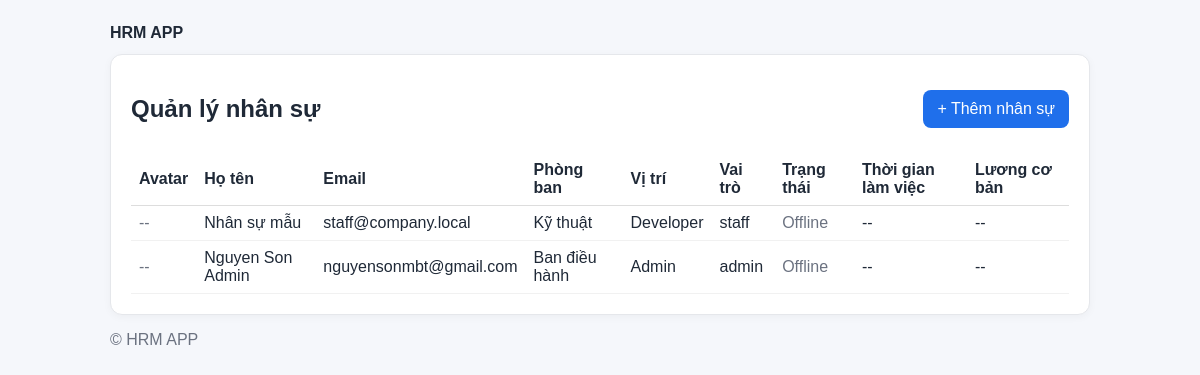
Page /employees (signed in) on the committed database.
### tables this page shows
CREATE TABLE IF NOT EXISTS users (
  id INT UNSIGNED AUTO_INCREMENT PRIMARY KEY,
  full_name VARCHAR(150) NOT NULL,
  email VARCHAR(150) NOT NULL UNIQUE,
  phone VARCHAR(20) NULL,
  address_ward VARCHAR(120) NULL,
  address_city VARCHAR(120) NULL,
  start_date DATE NULL,
  birth_date DATE NULL,
  base_salary BIGINT UNSIGNED NULL,
  password VARCHAR(255) NOT NULL,
  role ENUM('admin','manager','staff') NOT NULL DEFAULT 'staff',
  is_active TINYINT(1) NOT NULL DEFAULT 1,
  department_id INT UNSIGNED NULL,
  position_id INT UNSIGNED NULL,
  position VARCHAR(120) NULL,
  avatar_url VARCHAR(500) NULL,
  last_seen_at DATETIME NULL,
  created_at TIMESTAMP DEFAULT CURRENT_TIMESTAMP,
  updated_at TIMESTAMP DEFAULT CURRENT_TIMESTAMP ON UPDATE CURRENT_TIMESTAMP,
  CONSTRAINT fk_users_department FOREIGN KEY (department_id) REFERENCES departments(id) ON DELETE SET NULL,
  CONSTRAINT fk_users_position FOREIGN KEY (position_id) REFERENCES positions(id) ON DELETE SET NULL,
  KEY idx_users_is_active (is_active),
  KEY idx_users_last_seen (last_seen_at),
  KEY idx_users_role (role),
  KEY idx_users_department (department_id)
);

CREATE TABLE IF NOT EXISTS departments (
  id INT UNSIGNED AUTO_INCREMENT PRIMARY KEY,
  name VARCHAR(100) NOT NULL,
  description TEXT NULL,
  is_active TINYINT(1) NOT NULL DEFAULT 1,
  created_at TIMESTAMP DEFAULT CURRENT_TIMESTAMP,
  updated_at TIMESTAMP DEFAULT CURRENT_TIMESTAMP ON UPDATE CURRENT_TIMESTAMP
);

### app/bootstrap.php (called while the page is built, shortened)
<?php
function db(): PDO
{
    static $pdo;
    if ($pdo instanceof PDO) return $pdo;
    $cfg = require __DIR__ . '/../config/app.php';
    $db = $cfg['db'];
    $dsn = sprintf('mysql:host=%s;port=%d;dbname=%s;charset=%s', $db['host'], $db['port'], $db['database'], $db['charset']);
    $pdo = new PDO($dsn, $db['username'], $db['password'], [
        PDO::ATTR_ERRMODE => PDO::ERRMODE_EXCEPTION,
        PDO::ATTR_DEFAULT_FETCH_MODE => PDO::FETCH_ASSOC,
        PDO::ATTR_EMULATE_PREPARES => false,
        PDO::ATTR_PERSISTENT => true,
    ]);
    return $pdo;
}
function view(string $file, array $data = []): void
{
    extract($data);
    require __DIR__ . '/../views/' . $file . '.php';
}
function working_tenure_text(?string $startDate): string
{
    if (!$startDate) return '--';
}
function is_user_online(?string $lastSeenAt, int $minutes = 5): bool
{
    try {
        $last = new DateTime($lastSeenAt);
        $now = new DateTime();
        return ($now->getTimestamp() - $last->getTimestamp()) <= ($minutes * 60);
    } catch (Throwable $e) {
        return false;
    }
}
function site_settings(): array
{
    static $cache = null;
    if ($cache !== null) return $cache;
    try {
        $rows = db()->query('SELECT `key`,`value` FROM site_settings')->fetchAll();
        $cache = [];
        foreach ($rows as $r) $cache[$r['key']] = (string)($r['value'] ?? '');
    } catch (Throwable $e) {
        $cache = [];
    }
    return $cache;
}
function site_get(string $key, string $default = ''): string
{
    $s = site_settings();
    return isset($s[$key]) && $s[$key] !== '' ? $s[$key] : $default;
}

### views/employees/index.php (the view, shortened to what this page needs)
<?php require __DIR__ . '/../layouts/header.php'; ?>
<div class="card">
  <div style="display:flex;justify-content:space-between;align-items:center;gap:8px;flex-wrap:wrap">
    <h2>Quản lý nhân sự</h2>
    <a class="btn btn-primary" href="/employees/create">+ Thêm nhân sự</a>
  </div>
  <table style="width:100%;border-collapse:collapse;margin-top:10px">
    <thead>
      <tr>
        <th style="text-align:left;border-bottom:1px solid #ddd;padding:8px">Avatar</th>
        <th style="text-align:left;border-bottom:1px solid #ddd;padding:8px">Họ tên</th>
        <th style="text-align:left;border-bottom:1px solid #ddd;padding:8px">Email</th>
        <th style="text-align:left;border-bottom:1px solid #ddd;padding:8px">Phòng ban</th>
        <th style="text-align:left;border-bottom:1px solid #ddd;padding:8px">Vị trí</th>
        <th style="text-align:left;border-bottom:1px solid #ddd;padding:8px">Vai trò</th>
        <th style="text-align:left;border-bottom:1px solid #ddd;padding:8px">Trạng thái</th>
        <th style="text-align:left;border-bottom:1px solid #ddd;padding:8px">Thời gian làm việc</th>
        <th style="text-align:left;border-bottom:1px solid #ddd;padding:8px">Lương cơ bản</th>
      </tr>
    </thead>
    <tbody>
      <?php foreach ($employees as $e): ?>
      <tr>
        <td style="padding:8px;border-bottom:1px solid #f1f1f1">
          <?php if (!empty($e['avatar_url'])): ?>
            <img src="<?= htmlspecialchars($e['avatar_url']) ?>" alt="avatar" style="width:36px;height:36px;border-radius:50%">
          <?php else: ?>
            <span class="muted">--</span>
          <?php endif; ?>
        </td>
        <td style="padding:8px;border-bottom:1px solid #f1f1f1"><?= htmlspecialchars($e['full_name']) ?></td>
        <td style="padding:8px;border-bottom:1px solid #f1f1f1"><?= htmlspecialchars($e['email']) ?></td>
        <td style="padding:8px;border-bottom:1px solid #f1f1f1"><?= htmlspecialchars($e['department_name'] ?? '--') ?></td>
        <td style="padding:8px;border-bottom:1px solid #f1f1f1"><?= htmlspecialchars($e['position'] ?? '--') ?></td>
        <td style="padding:8px;border-bottom:1px solid #f1f1f1"><?= htmlspecialchars($e['role']) ?></td>
        <td style="padding:8px;border-bottom:1px solid #f1f1f1">
          <?php if ((int)($e['is_active'] ?? 1) !== 1): ?>
            <span style="color:#d73a49">Khóa</span>
          <?php else: ?>
            <?= is_user_online($e['last_seen_at'] ?? null, 5) ? '<span style="color:#0a7d34">Online</span>' : '<span class="muted">Offline</span>' ?>
          <?php endif; ?>
        </td>
        <td style="padding:8px;border-bottom:1px solid #f1f1f1"><?= htmlspecialchars(working_tenure_text($e['start_date'] ?? null)) ?></td>
        <td style="padding:8px;border-bottom:1px solid #f1f1f1"><?= isset($e['base_salary']) && $e['base_salary'] !== null ? number_format((int)$e['base_salary']) . ' đ' : '--' ?></td>
      </tr>
      <?php endforeach; ?>
    </tbody>
  </table>
</div>
<?php require __DIR__ . '/../layouts/footer.php'; ?>

### public/index.php (shortened to what this page needs)
<?php
require __DIR__ . '/../app/bootstrap.php';
$uri = parse_url($_SERVER['REQUEST_URI'], PHP_URL_PATH) ?: '/';
$method = $_SERVER['REQUEST_METHOD'] ?? 'GET';
if ($uri === '/employees' && $method === 'GET') {
    $user = require_admin();
    $stmt = db()->query('SELECT u.*, d.name AS department_name FROM users u LEFT JOIN departments d ON d.id = u.department_id ORDER BY u.id DESC');
    $employees = $stmt->fetchAll();
    view('employees/index', ['user' => $user, 'employees' => $employees]);
    exit;
}

### views/layouts/header.php (shortened to what this page needs)
<!doctype html>
<html lang="vi">
<head>
  <title><?= htmlspecialchars(site_get('site_name', 'HRM PHP')) ?></title>
</head>
<body>
  <div style="display:flex;align-items:center;gap:12px;margin-bottom:12px">
    <strong><?= htmlspecialchars(site_get('site_name', 'HRM APP')) ?></strong>
  </div>

### views/layouts/footer.php (shortened to what this page needs)
<div class="muted" style="margin-top:16px"><?= htmlspecialchars(site_get('footer_text', '© HRM APP')) ?></div>
</body>
</html>

### views/layouts/header.php (style rules this page uses)
body { font-family:Arial,sans-serif;background:#f5f7fb;max-width:980px;margin:24px auto;padding:0 12px;color:#1f2937 }
.card { background:#fff;border:1px solid #e5e7eb;border-radius:12px;padding:20px;margin-bottom:16px;box-shadow:0 2px 8px rgba(0,0,0,.04) }
.btn { padding:10px 14px;border:0;border-radius:8px;cursor:pointer;text-decoration:none;display:inline-block }
.btn-primary { background:#1f6feb;color:#fff }
.muted { color:#6b7280 }

### rows in the picture
users: full_name "Nhân sự mẫu", email "staff@company.local", department.name "Kỹ thuật", position "Developer", role "staff", is_active "Offline", start_date "--"
users: full_name "Nguyen Son Admin", email "nguyensonmbt@gmail.com", department.name "Ban điều hành", position "Admin", role "admin", is_active "Offline", start_date "--"

### other values in the picture
site_get('site_name', 'HRM APP') "HRM APP"
site_get('footer_text', '© HRM APP') "© HRM APP"
